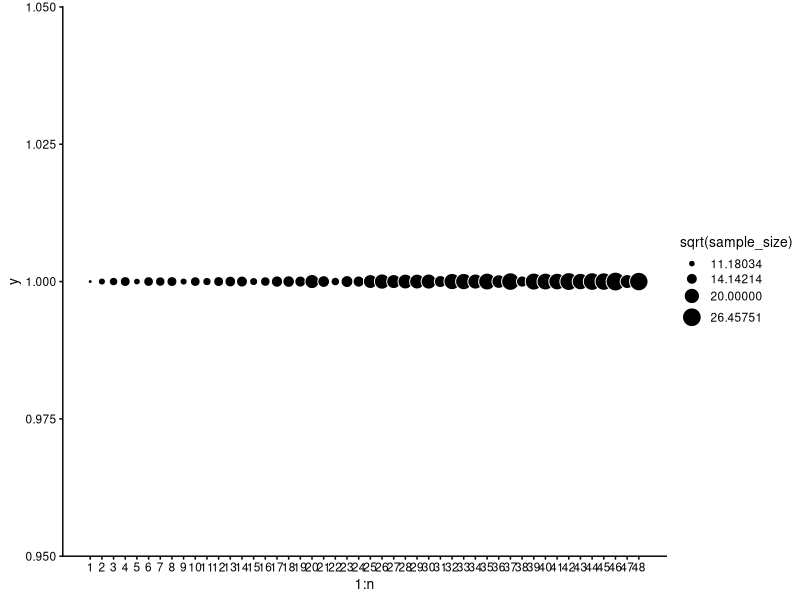
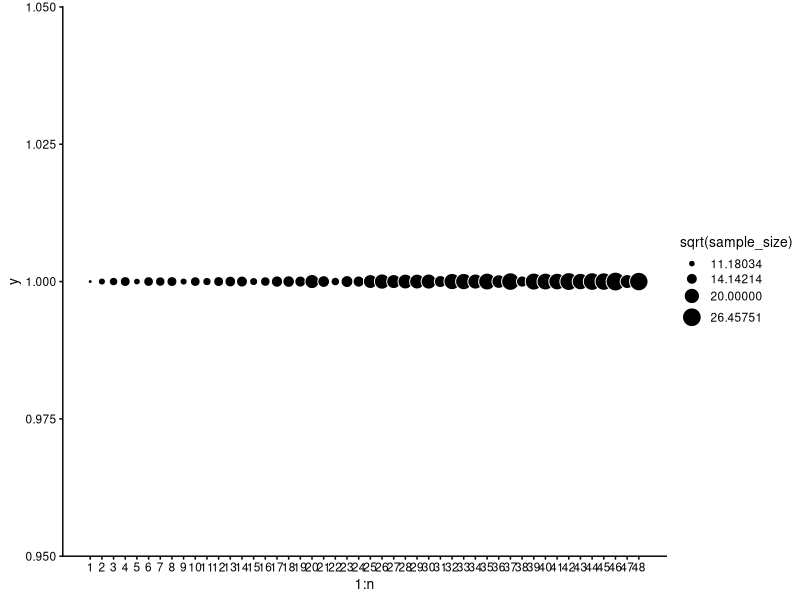

These figures' R source, in order:
## ---- chunk 1
knitr::opts_chunk$set(comment = "#",collapse = TRUE,results = "hold",
                      fig.align = "center",dpi = 120)
## ---- chunk 2
library(ggplot2)
library(cowplot)
## ---- chunk 3
tissues <-
  c("Brain_Substantia_nigra",
    "Uterus",
    "Brain_Anterior_cingulate_cortex_BA24",
    "Small_Intestine_Terminal_Ileum",
    "Brain_Spinal_cord_cervical_c-1",
    "Brain_Putamen_basal_ganglia",
    "Brain_Hippocampus",
    "Brain_Frontal_Cortex_BA9",
    "Brain_Amygdala",
    "Brain_Hypothalamus",
    "Minor_Salivary_Gland",
    "Brain_Cerebellar_Hemisphere",
    "Brain_Caudate_basal_ganglia",
    "Brain_Nucleus_accumbens_basal_ganglia", 
    "Vagina",
    "Ovary",
    "Artery_Coronary",
    "Prostate",
    "Brain_Cortex",
    "Esophagus_Gastroesophageal_Junction",
    "Spleen",
    "Cells_EBV-transformed_lymphocytes",
    "Adrenal_Gland",
    "Brain_Cerebellum",
    "Colon_Sigmoid",
    "Breast_Mammary_Tissue",
    "Stomach",
    "Colon_Transverse",
    "Heart_Atrial_Appendage",
    "Artery_Aorta",
    "Pituitary",
    "Esophagus_Muscularis",
    "Adipose_Visceral_Omentum",
    "Heart_Left_Ventricle",
    "Skin_Not_Sun_Exposed_Suprapubic",
    "Pancreas",
    "Adipose_Subcutaneous",
    "Liver",
    "Nerve_Tibial",
    "Lung",
    "Esophagus_Mucosa",
    "Skin_Sun_Exposed_Lower_leg",
    "Cells_Cultured_fibroblasts",
    "Artery_Tibial",
    "Thyroid",
    "Muscle_Skeletal",
    "Testis",
    "Whole_Blood")
## ---- chunk 4
dat <- read.csv("data/gtex-v8-sample-size-by-tissue.csv",
                stringsAsFactors = FALSE)
## ---- chunk 5
rownames(dat) <- dat$Tissue
dat <- dat[tissues,c("Tissue","RNASeq.and.Genotyped.samples")]
names(dat) <- c("tissue","sample_size")
print(dat,row.names = FALSE)
## ---- chunk 6
n <- nrow(dat)
p <- ggplot(dat,aes(x = 1:n,y = 1,size = sqrt(sample_size))) +
  geom_point(shape = 21,fill = "black",color = "white") +
  scale_x_continuous(breaks = 1:n) +
  scale_size_continuous(range = c(1,6),breaks = sqrt(c(125,200,400,700))) +
  theme_cowplot(font_size = 10)
print(p)
ggsave("sample_sizes.eps",p,height = 2,width = 7)
